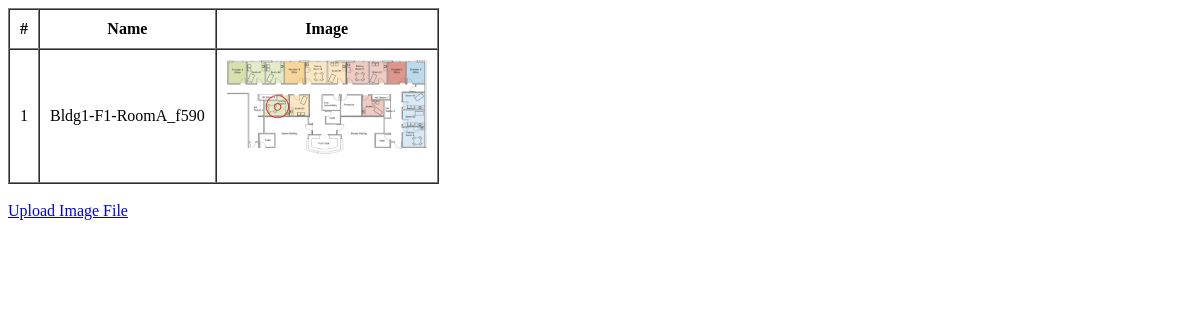
Page /uploadimagefile/data.php on the earlier database version.
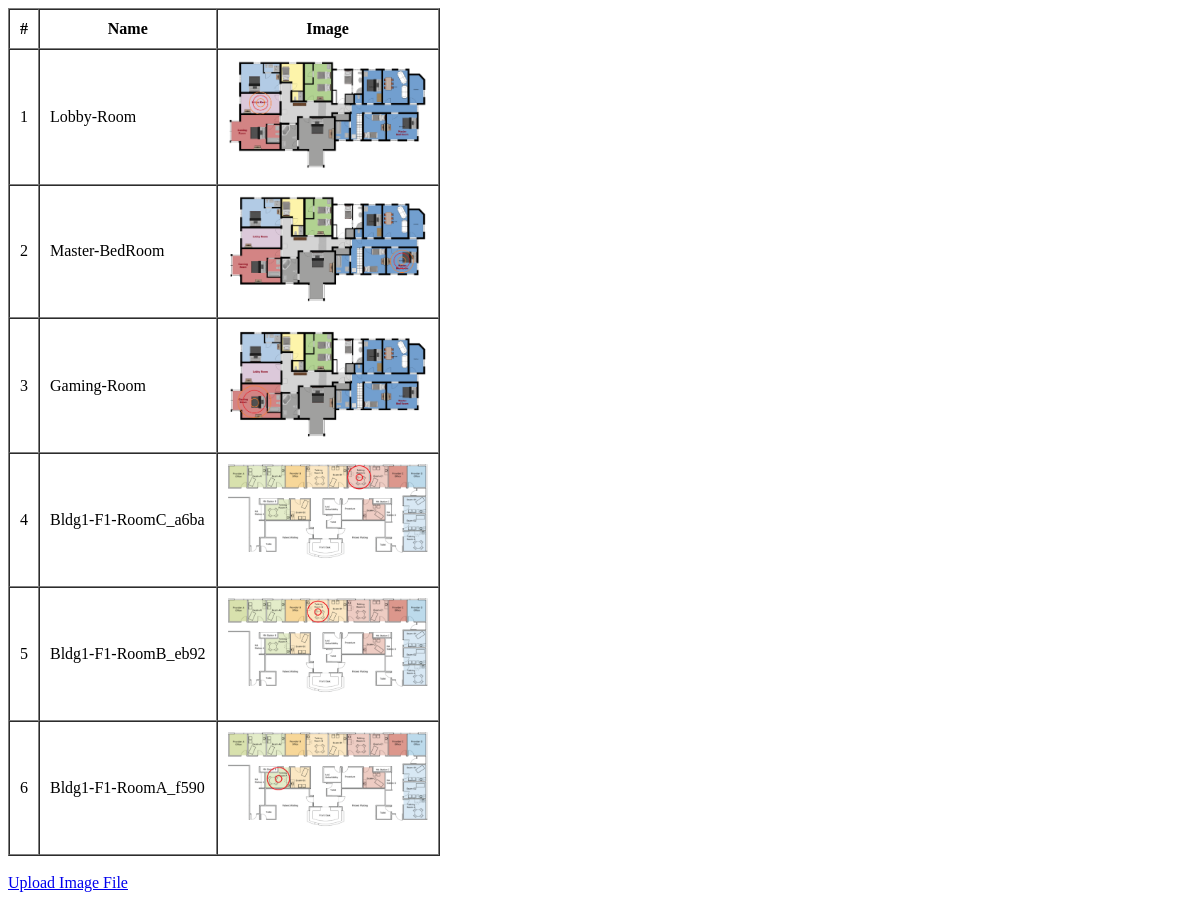
Same page on the later database version.
### tables this page shows
CREATE TABLE `tb_upload` (
  `id` int NOT NULL,
  `name` varchar(50) NOT NULL,
  `image` varchar(75) NOT NULL
);

### uploadimagefile/data.php (the view, shortened to what this page needs)
<?php
require '../server.php';
?>
<!DOCTYPE html>
<html lang="en" dir="ltr">
  <head>
  </head>
  <body>
    <table border = 1 cellspacing = 0 cellpadding = 10>
      <tr>
        <td align="center"><b>#</b></td>
        <td align="center"><b>Name</b></td>
        <td align="center"><b>Image</b></td>
      </tr>
      <?php
      $i = 1;
      $rows = mysqli_query($conn, "SELECT * FROM tb_upload ORDER BY id DESC")
      ?>
      <?php foreach ($rows as $row) : ?>
      <tr>
        <td><?php echo $i++; ?></td>
        <td><?php echo $row["name"]; ?></td>
        <td> <img src="img/<?php echo $row["image"]; ?>" width = 200 title="<?php echo $row['image']; ?>"> </td>
      </tr>
      <?php endforeach; ?>
    </table>
    <br>
    <a href="../uploadimagefile">Upload Image File</a>
  </body>
</html>

Differences in the rows shown:
added tb_upload: name "Lobby-Room", image (picture)
added tb_upload: name "Master-BedRoom", image (picture)
added tb_upload: name "Gaming-Room", image (picture)
added tb_upload: name "Bldg1-F1-RoomC_a6ba", image (picture)
added tb_upload: name "Bldg1-F1-RoomB_eb92", image (picture)
